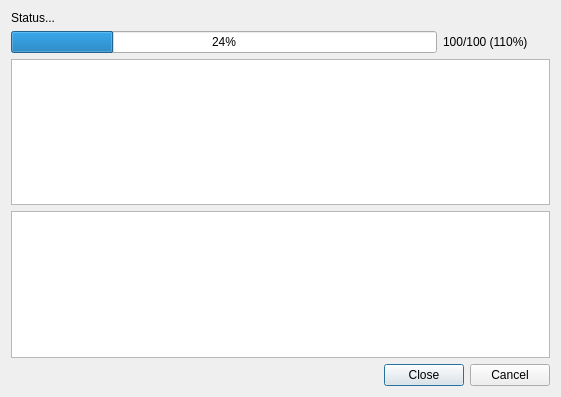
<?xml version="1.0" encoding="UTF-8"?>
<ui version="4.0">
 <class>ProgressDialog</class>
 <widget class="QDialog" name="ProgressDialog">
  <property name="geometry">
   <rect>
    <x>0</x>
    <y>0</y>
    <width>561</width>
    <height>397</height>
   </rect>
  </property>
  <property name="windowTitle">
   <string>Dialog</string>
  </property>
  <layout class="QVBoxLayout" name="verticalLayout">
   <item>
    <widget class="QLabel" name="lblStatus">
     <property name="sizePolicy">
      <sizepolicy hsizetype="Preferred" vsizetype="Maximum">
       <horstretch>0</horstretch>
       <verstretch>0</verstretch>
      </sizepolicy>
     </property>
     <property name="text">
      <string>Status...</string>
     </property>
    </widget>
   </item>
   <item>
    <layout class="QHBoxLayout" name="horizontalLayout">
     <item>
      <widget class="QProgressBar" name="prbProgress">
       <property name="sizePolicy">
        <sizepolicy hsizetype="Expanding" vsizetype="Fixed">
         <horstretch>4</horstretch>
         <verstretch>0</verstretch>
        </sizepolicy>
       </property>
       <property name="value">
        <number>24</number>
       </property>
      </widget>
     </item>
     <item>
      <widget class="QLabel" name="lblProgress">
       <property name="sizePolicy">
        <sizepolicy hsizetype="Preferred" vsizetype="Preferred">
         <horstretch>1</horstretch>
         <verstretch>0</verstretch>
        </sizepolicy>
       </property>
       <property name="text">
        <string>100/100 (110%)</string>
       </property>
      </widget>
     </item>
    </layout>
   </item>
   <item>
    <widget class="QTreeWidget" name="treeItems">
     <property name="columnCount">
      <number>2</number>
     </property>
     <property name="supportedDragActions">
      <set>Qt::DropAction::IgnoreAction</set>
     </property>
     <attribute name="headerVisible">
      <bool>false</bool>
     </attribute>
     <column>
      <property name="text">
       <string notr="true">1</string>
      </property>
     </column>
     <column>
      <property name="text">
       <string notr="true">2</string>
      </property>
     </column>
    </widget>
   </item>
   <item>
    <widget class="QListWidget" name="lstMessages"/>
   </item>
   <item>
    <widget class="QDialogButtonBox" name="btnDialogButtons">
     <property name="orientation">
      <enum>Qt::Orientation::Horizontal</enum>
     </property>
     <property name="standardButtons">
      <set>QDialogButtonBox::StandardButton::Cancel|QDialogButtonBox::StandardButton::Close</set>
     </property>
    </widget>
   </item>
  </layout>
 </widget>
 <resources/>
 <connections>
  <connection>
   <sender>btnDialogButtons</sender>
   <signal>accepted()</signal>
   <receiver>ProgressDialog</receiver>
   <slot>accept()</slot>
   <hints>
    <hint type="sourcelabel">
     <x>248</x>
     <y>254</y>
    </hint>
    <hint type="destinationlabel">
     <x>157</x>
     <y>274</y>
    </hint>
   </hints>
  </connection>
  <connection>
   <sender>btnDialogButtons</sender>
   <signal>rejected()</signal>
   <receiver>ProgressDialog</receiver>
   <slot>reject()</slot>
   <hints>
    <hint type="sourcelabel">
     <x>316</x>
     <y>260</y>
    </hint>
    <hint type="destinationlabel">
     <x>286</x>
     <y>274</y>
    </hint>
   </hints>
  </connection>
 </connections>
</ui>
